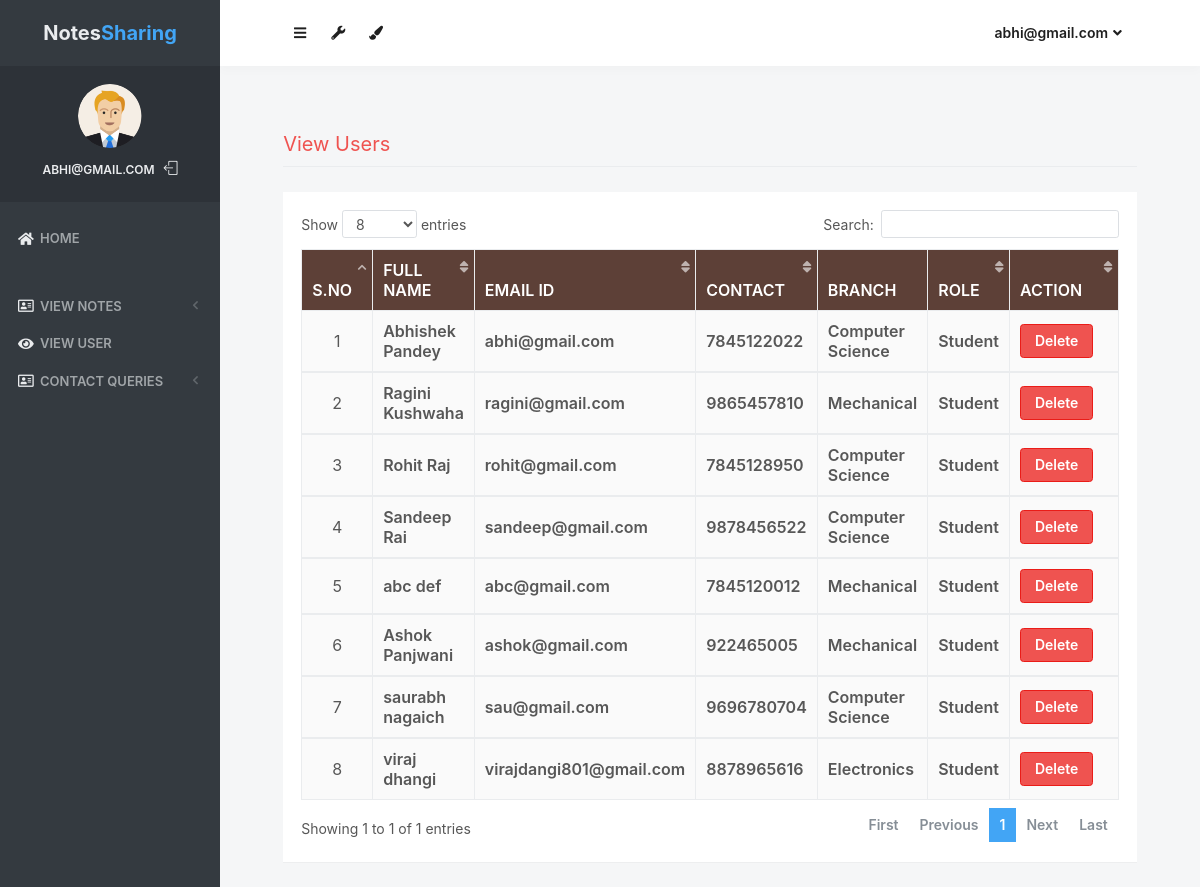
The app's page /view_users (signed in) with its own data.
### notes/models.py (models this page shows, shortened)
class Signup(models.Model):
    user = models.ForeignKey(User,on_delete=models.CASCADE)
    contact = models.CharField(max_length=10)
    branch = models.CharField(max_length=30)
    role = models.CharField(max_length=15)

### notes/views.py (the view)
# urls.py: path('view_users', view_users, name='view_users'),
def view_users(request):
    if not request.user.is_authenticated:
        return redirect('login_admin')
    users = Signup.objects.all()
    d = {'users':users}
    return render(request,'view_users.html',d)

### notes/templates/view_users.html (shortened to what this page needs)
{% load static %}
<html lang="en" class="no-focus">
    <head>
        <link rel="stylesheet" href="{% static 'js/plugins/datatables/dataTables.bootstrap4.min.css' %}">
        <link rel="stylesheet" id="css-main" href="{% static 'css1/codebase.min.css' %}">
    </head>
    <body>
        <div id="page-container" class="sidebar-o sidebar-inverse side-scroll page-header-fixed main-content-narrow">
         {% include "sidebar.html" %}
            {% include "admin_nav.html" %}
            <main id="main-container">
                <div class="content">
                    <h2 class="content-heading text-danger">View Users</h2>
                    <div class="block">
                        <div class="block-content block-content-full">
                            <table class="table table-bordered table-striped table-vcenter js-dataTable-full-pagination" style="width:100%">
                                <thead class="text-white" style="background-color : #5d4037;">
                                    <tr>
                                        <th class="text-center">S.No</th>
                                        <th class="d-none d-sm-table-cell">Full Name</th>
                                        <th class="d-none d-sm-table-cell">Email ID</th>
                                        <th class="d-none d-sm-table-cell">Contact</th>
                                        <th class="d-none d-sm-table-cell">Branch</th>
                                        <th class="d-none d-sm-table-cell">Role</th>
                                        <th class="d-none d-sm-table-cell" style="width: 15%;">Action</th>
                                    </tr>
                                </thead>
                                {% for i in users %}
                                <tbody>
                                    <tr>
                                        <td class="text-center">{{forloop.counter}}</td>
                                        <td class="font-w600">{{i.user.first_name}} {{i.user.last_name}}</td>
					                    <td class="font-w600">{{i.user.username}}</td>
					                    <td class="font-w600">{{i.contact}}</td>
					                    <td class="font-w600">{{i.branch}}</td>
					                    <td class="font-w600">{{i.role}}</td>
					                    <td class="font-w600"><a href="{% url 'delete_users' i.user.id %}" class="btn btn-danger" onclick="return confirm('Are your sure to Delete ?')">Delete</a></td>
					                </tr>
                                        {% endfor %}
                                </tbody>
                            </table>
                        </div>
                    </div>
                </div>
            </main>
        </div>
 <link rel="stylesheet" href="https://use.fontawesome.com/releases/v5.6.3/css/all.css">
    </body>
</html>

### notes/templates/sidebar.html (shortened to what this page needs)
{% load static %}
   <nav id="sidebar">
                <div id="sidebar-scroll">
                    <div class="sidebar-content">
                        <div class="content-header content-header-fullrow px-15">
                            <div class="content-header-section text-center align-parent sidebar-mini-hidden">
                                <div class="content-header-item">
                                    <a class="link-effect font-w700" href="{% url 'admin_home' %}">
                                           <span class="font-size-xl text-dual-primary-dark">Notes</span><span class="font-size-xl text-primary">Sharing</span>
                                    </a>
                                </div>
                            </div>
                        </div>
                        <div class="content-side content-side-full content-side-user px-10 align-parent">
                            <div class="sidebar-mini-hidden-b text-center">
                                <a class="img-link" href="be_pages_generic_profile.html">
                                    <img class="img-avatar" src="{% static 'img/avatars/user1.png' %}" alt="">
                                </a>
                                <ul class="list-inline mt-10">
                                    <li class="list-inline-item">
                                        <a class="link-effect text-dual-primary-dark font-size-xs font-w600 text-uppercase" href="{% url 'admin_home' %}">{{ request.user.username }}</a>
                                    </li>
                                    <li class="list-inline-item">
                                        <a class="link-effect text-dual-primary-dark" href="{% url 'logout' %}">
                                            <i class="si si-logout"></i>
                                        </a>
                                    </li>
                                </ul>
                            </div>
                        </div>
                        <div class="content-side content-side-full">
                            <ul class="nav-main">
                                <li class="open">
                                    <a href="{% url 'admin_home' %}"><i class="fas fa-home"></i><span class="sidebar-mini-hide">Home</span></a>
                                </li>
                                <li class="nav-main-heading"><span class="sidebar-mini-visible">UI</span></li>
                                <li>
                                    <a class="nav-submenu" data-toggle="nav-submenu"><i class="far fa-address-card"></i>View Notes</a>
                                </li>
                                <li>
                                    <a  href="{% url 'view_users' %}"><i class="fas fa-eye"></i><span class="sidebar-mini-hide">View User</span></a>
                                </li>
                                <li>
                                    <a class="nav-submenu" data-toggle="nav-submenu"><i class="far fa-address-card"></i>Contact Queries</a>
                                </li>
                           </ul>
                        </div>
                    </div>
                </div>
            </nav>

### notes/templates/admin_nav.html (shortened to what this page needs)
{% load static %}
            <header id="page-header">
                <div class="content-header">
                    <div class="content-header-section">
                        <button type="button" class="btn btn-circle btn-dual-secondary" data-toggle="layout" data-action="sidebar_toggle">
                            <i class="fa fa-navicon"></i>
                        </button>
                        <div class="btn-group" role="group">
                            <button type="button" class="btn btn-circle btn-dual-secondary" id="page-header-options-dropdown" data-toggle="dropdown" aria-haspopup="true" aria-expanded="false">
                                <i class="fa fa-wrench"></i>
                            </button>
                        </div>
                        <div class="btn-group" role="group">
                            <button type="button" class="btn btn-circle btn-dual-secondary" id="page-header-themes-dropdown" data-toggle="dropdown" aria-haspopup="true" aria-expanded="false">
                                <i class="fa fa-paint-brush"></i>
                            </button>
                        </div>
                    </div>
                    <div class="content-header-section">
                        <div class="btn-group" role="group">
                            <button type="button" class="btn btn-rounded btn-dual-secondary" id="page-header-user-dropdown" data-toggle="dropdown" aria-haspopup="true" aria-expanded="false">
                                {{ request.user.username}}<i class="fa fa-angle-down ml-5"></i>
                            </button>
                        </div>
                    </div>
                </div>
            </header>

### records on screen
Signup: user.first_name "Abhishek", user.last_name "Pandey", user.username "abhi@gmail.com", contact "7845122022", branch "Computer Science", role "Student"
Signup: user.first_name "Ragini", user.last_name "Kushwaha", user.username "ragini@gmail.com", contact "9865457810", branch "Mechanical", role "Student"
Signup: user.first_name "Rohit", user.last_name "Raj", user.username "rohit@gmail.com", contact "7845128950", branch "Computer Science", role "Student"
Signup: user.first_name "Sandeep", user.last_name "Rai", user.username "sandeep@gmail.com", contact "9878456522", branch "Computer Science", role "Student"
Signup: user.first_name "abc", user.last_name "def", user.username "abc@gmail.com", contact "7845120012", branch "Mechanical", role "Student"
Signup: user.first_name "Ashok", user.last_name "Panjwani", user.username "ashok@gmail.com", contact "922465005", branch "Mechanical", role "Student"
Signup: user.first_name "saurabh", user.last_name "nagaich", user.username "sau@gmail.com", contact "9696780704", branch "Computer Science", role "Student"
Signup: user.first_name "viraj", user.last_name "dhangi", user.username "virajdangi801@gmail.com", contact "8878965616", branch "Electronics", role "Student"

### other values on screen
{{ request.user.username }} "ABHI@GMAIL.COM"
{{ request.user.username }} "abhi@gmail.com"
